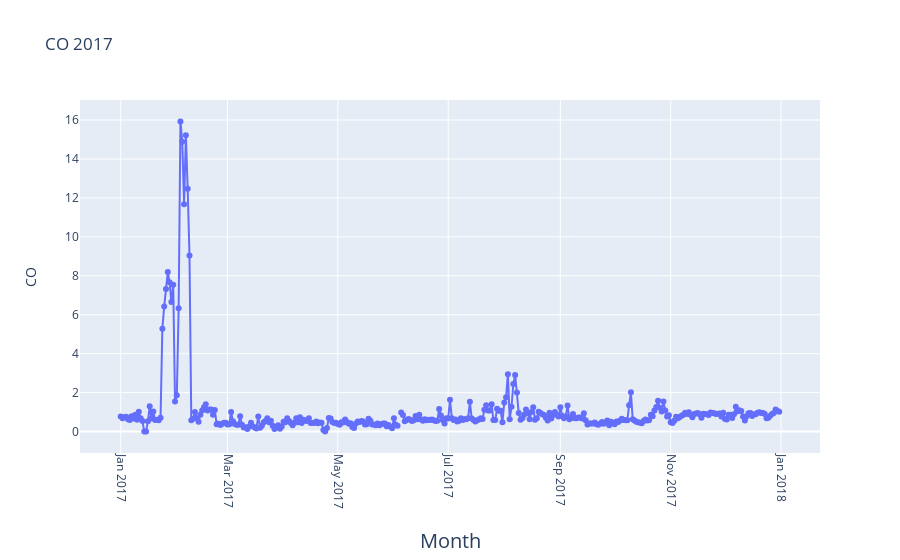

The notebook cell saved with this chart:
### Code cell
#2017
fig = go.Figure(go.Scatter(
    mode = "lines+markers",
    y = aqi_level_17.iloc[:,2],
    x = aqi_level_17.iloc[:,1]))
fig.update_xaxes(
        tickangle = 90,
        title_text = "Month",
        title_font = {"size": 20},
        title_standoff = 25)

fig.update_yaxes(
        title_text = "CO",
        title_standoff = 25)
fig.update_layout(title_text="CO 2017")

fig.show()

### Figure 1 — Plotly figure (JSON) as saved in the notebook; plotly's stock layout.template omitted (floating-point values rounded to 4 significant figures; data arrays with more than 128 entries replaced by an {"elided": "..."} marker saying what was removed)
{"data": [{"mode": "lines+markers", "type": "scatter", "x": {"elided": "365 str values"}, "y": {"elided": "365 float values"}}], "layout": {"title": {"text": "CO 2017"}, "xaxis": {"tickangle": 90, "title": {"font": {"size": 20}, "standoff": 25, "text": "Month"}}, "yaxis": {"title": {"standoff": 25, "text": "CO"}}}}
